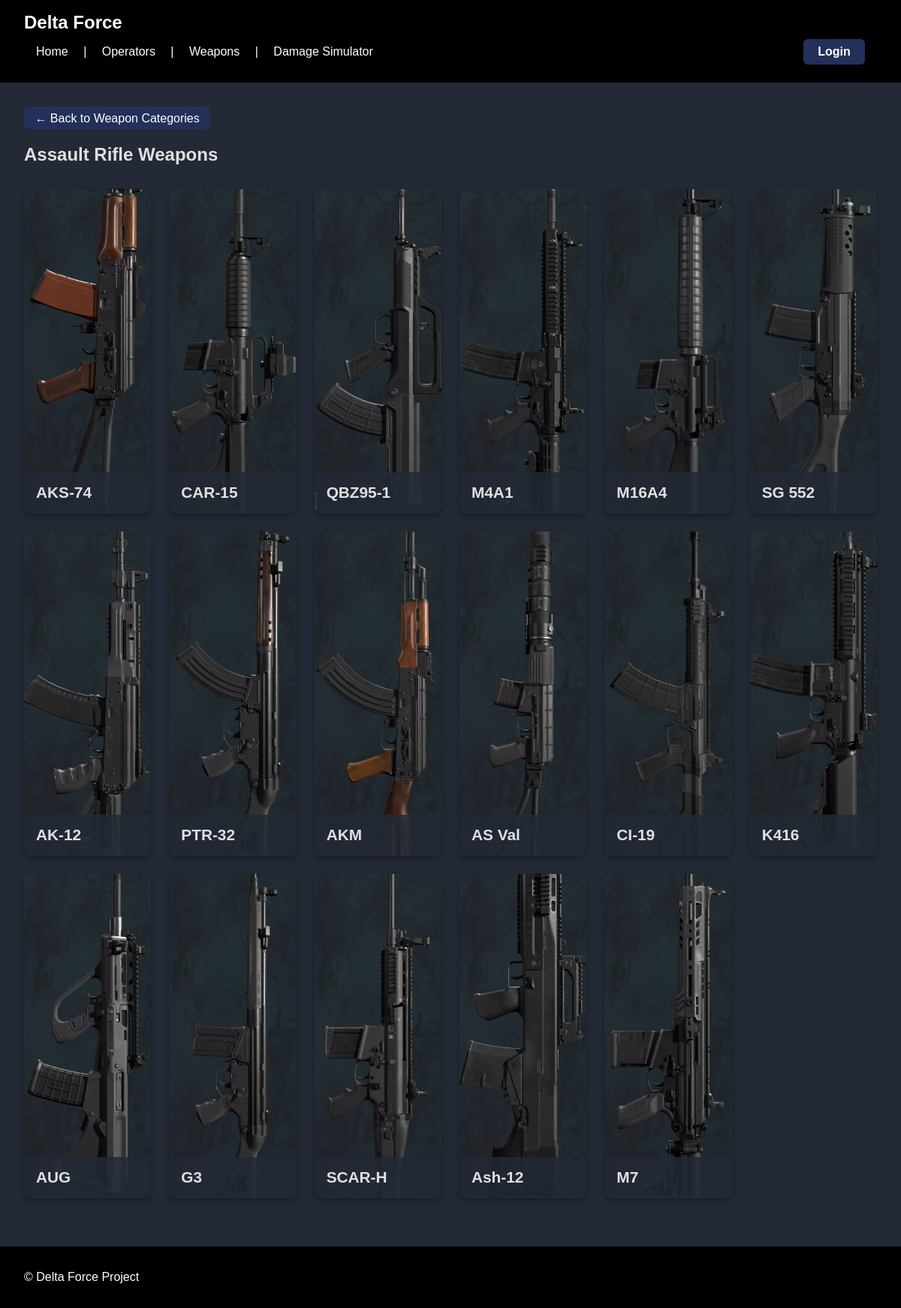
The app's page /weapons/assault_rifle with its own data.
### tables this page shows
CREATE TABLE Weapon (id INTEGER PRIMARY KEY AUTOINCREMENT, name TEXT NOT NULL, category TEXT, weapon_info TEXT, damage INTEGER, range INTEGER, fire_rate INTEGER, capacity INTEGER, control INTEGER, handling INTEGER, stability INTEGER, accuracy INTEGER, mode TEXT);

### main.py (the view)
@app.route('/weapons/<category>')
def weapon_category(category):
    prev_weapon_id = request.args.get('prev_weapon_id')
    conn = get_db_connection()
    category_ranges = {
        "assault_rifle": (1, 19),
        "submachine_gun": (20, 27),
        "shotgun": (28, 31),
        "lightmachine_gun": (32, 35),
        "marksman_rifle": (36, 42),
        "sniper_rifle": (43, 46)
    }
    if category in category_ranges:
        start_id, end_id = category_ranges[category]
        weapons = conn.execute(
            "SELECT * FROM Weapon WHERE id BETWEEN ? AND ?",
            (start_id, end_id)
        ).fetchall()
    else:
        weapons = []
    conn.close()
    return render_template(
        'weapon_category.html',
        weapons=weapons,
        category=category,
        prev_weapon_id=prev_weapon_id
    )

### main.py (called while the page is built)
def get_db_connection():
    conn = sqlite3.connect('delta__force.db')
    conn.row_factory = sqlite3.Row
    return conn

@app.before_request
def load_logged_in_user():
    user_email = session.get('user')
    if user_email:
        conn = get_db_connection()
        user = conn.execute(
            'SELECT * FROM logins WHERE email = ?',
            (user_email,)
        ).fetchone()
        conn.close()
        g.user = user
    else:
        g.user = None

### templates/weapon_category.html (shortened to what this page needs)
{% extends 'base.html' %}
{% block content %}
{% if prev_weapon_id %}
    <a href="{{ url_for('weapon_detail', weapon_id=prev_weapon_id) }}" class="back-button">&larr; Back to Weapon</a>
{% else %}
    <a href="{{ url_for('weapons') }}" class="back-button">&larr; Back to Weapon Categories</a>
{% endif %}
<h2>{{ category.replace('_', ' ').title() }} Weapons</h2>
<ul class="weapon-list">
    {% for weapon in weapons %}
        <li class="weapon-card"
            onclick="location.href='{{ url_for('weapon_detail', weapon_id=weapon.id) }}'"
            style="background-image: url('{{ url_for('static', filename='images/' + weapon.name + '.png') }}'); background-size: cover; background-position: center; position: relative;">
            <div class="weapon-card-info">
                <h3>{{ weapon.name }}</h3>
            </div>
        </li>
    {% else %}
        <li>No weapons found in this category.</li>
    {% endfor %}
</ul>
{% endblock %}

### static/style.css (style rules this page uses)
body { font-family: "Bunken tech sans", sans-serif; margin: 0; padding: 0; background: #232a36; color: #e0e0e0; }
.operator-list, .weapon-list, .weapon-category-list { list-style: none; padding: 0; margin: 2em 0; display: grid; gap: 24px; }
.weapon-list, .weapon-category-list { grid-template-columns: repeat(6, 1fr); }
.operator-card, .weapon-card, .weapon-category-card { position: relative; border-radius: 10px; overflow: hidden; box-shadow: 0 4px 8px rgba(0,0,0,0.3); color: white; background: #19223a; background-size: cover; background-position: center top; padding: 16px; min-height: 400px; max-width: 220px; text-align: left; display: flex; flex-direction: column; justify-content: flex-end; cursor: pointer; transition: transform 0.15s, box-shadow 0.15s; }
.back-button, .operator-back-btn { display: inline-block; padding: 0.35em 0.9em; font-size: 1em; background: #22305a; color: #fff; border-radius: 6px; text-decoration: none; border: none; transition: background 0.2s; position: relative; z-index: 2; line-height: 1.2; white-space: nowrap; cursor: pointer; }
.weapon-card h3 { font-size: 1.3em; margin: 0; word-break: break-word; line-height: 1.1; }
.weapon-card-info { background: rgba(35,42,54,0.85); padding: 1em; border-radius: 0 0 10px 10px; width: 100%; color: #e0e0e0; position: absolute; left: 0; bottom: 0; text-align: left; }
.weapon-card, .weapon-card * { user-select: none; }

### records on screen
Weapon: name (picture), name "AKS-74"
Weapon: name (picture), name "CAR-15"
Weapon: name (picture), name "QBZ95-1"
Weapon: name (picture), name "M4A1"
Weapon: name (picture), name "M16A4"
Weapon: name (picture), name "SG 552"
Weapon: name (picture), name "AK-12"
Weapon: name (picture), name "PTR-32"
Weapon: shows a picture, name "AKM"
Weapon: name (picture), name "AS Val"
Weapon: name (picture), name "CI-19"
Weapon: name (picture), name "K416"
Weapon: shows a picture, name "AUG"
Weapon: shows a picture, name "G3"
Weapon: name (picture), name "SCAR-H"
Weapon: name (picture), name "Ash-12"
Weapon: shows a picture, name "M7"

### other values on screen
{{ category.replace('_', ' ').title() }} "Assault Rifle"
